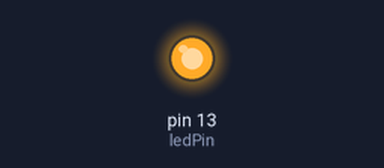
Recording of a sketch running on a simulated Arduino Uno, built with avr-gcc and run on an emulated ATmega328P. Shown: output pins drawn as LEDs (lit = HIGH).

Above: at 0.27 s.
At 13.4 s:
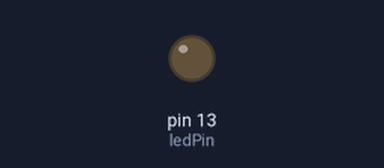
Timing chart, 0 to 18.7 s (numbered marks = the images above):
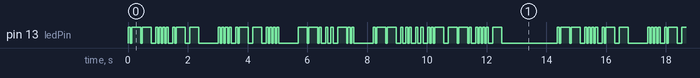

The sketch:

TZ_Assignment4Basic.ino
```cpp
/*
"What hath God wrought" in morse code
A · —
D — · ·
G — — ·
H · · · ·
O . space .
R · space · ·
T —
U · · —
W · — —
*/

// defining ledPin on pin no.13
const int ledPin = 13;


// Duration of blinks and pauses
int dah = 300;
int dit = 70;
int space = 50;
int letterSpace = 100;
int wordSpace = 600;

// setting pin 13 as output
void setup() {
  pinMode(ledPin, OUTPUT);
}


void loop() {

// Word WHAT ---------------------------------------------------------------

  // letter "W" = .--
  digitalWrite(ledPin, HIGH);
  delay(dit);
  digitalWrite(ledPin, LOW);
  delay(space);

  digitalWrite(ledPin, HIGH);
  delay(dah);
  digitalWrite(ledPin, LOW);
  delay(space);

  digitalWrite(ledPin, HIGH);
  delay(dah);
  digitalWrite(ledPin, LOW);
  delay(space);

  // letter space
  delay(letterSpace);

  // letter H = ....
  digitalWrite(ledPin, HIGH);
  delay(dit);
  digitalWrite(ledPin, LOW);
  delay(space);

  digitalWrite(ledPin, HIGH);
  delay(dit);
  digitalWrite(ledPin, LOW);
  delay(space);

  digitalWrite(ledPin, HIGH);
  delay(dit);
  digitalWrite(ledPin, LOW);
  delay(space);

  digitalWrite(ledPin, HIGH);
  delay(dit);
  digitalWrite(ledPin, LOW);
  delay(space);

  // letter space
  delay(letterSpace);

 // letter A = .-
    digitalWrite(ledPin, HIGH);
    delay(dit);
    digitalWrite(ledPin, LOW);
    delay(space);

    digitalWrite(ledPin, HIGH);
    delay(dah);
    digitalWrite(ledPin, LOW);
    delay(space);

  // letter space
  delay(letterSpace);

  // letter T = -
  digitalWrite(ledPin, HIGH);
  delay(dah);
  digitalWrite(ledPin, LOW);
  delay(space);

  // word HATH --------------------------------------------------------------
  delay(wordSpace);

  // letter H = ....
  digitalWrite(ledPin, HIGH);
  delay(dit);
  digitalWrite(ledPin, LOW);
  delay(space);

  digitalWrite(ledPin, HIGH);
  delay(dit);
  digitalWrite(ledPin, LOW);
  delay(space);

  digitalWrite(ledPin, HIGH);
  delay(dit);
  digitalWrite(ledPin, LOW);
  delay(space);

  digitalWrite(ledPin, HIGH);
  delay(dit);
  digitalWrite(ledPin, LOW);
  delay(space);

  // letter space
  delay(letterSpace);

  // letter A = .-
  digitalWrite(ledPin, HIGH);
  delay(dit);
  digitalWrite(ledPin, LOW);
  delay(space);

  digitalWrite(ledPin, HIGH);
  delay(dah);
  digitalWrite(ledPin, LOW);
  delay(space);

  // letter space
  delay(letterSpace);

  // letter T = -
  digitalWrite(ledPin, HIGH);
  delay(dah);
  digitalWrite(ledPin, LOW);
  delay(space);

  // letter space
  delay(letterSpace);

  // letter H = ....
  digitalWrite(ledPin, HIGH);
  delay(dit);
  digitalWrite(ledPin, LOW);
  delay(space);

  digitalWrite(ledPin, HIGH);
  delay(dit);
  digitalWrite(ledPin, LOW);
  delay(space);

  digitalWrite(ledPin, HIGH);
  delay(dit);
  digitalWrite(ledPin, LOW);
  delay(space);

  digitalWrite(ledPin, HIGH);
  delay(dit);
  digitalWrite(ledPin, LOW);
  delay(space);

  // word GOD --------------------------------------------------------------
  delay(wordSpace);

  // letter G = --.
  digitalWrite(ledPin, HIGH);
  delay(dah);
  digitalWrite(ledPin, LOW);
  delay(space);

  digitalWrite(ledPin, HIGH);
  delay(dah);
  digitalWrite(ledPin, LOW);
  delay(space);

  digitalWrite(ledPin, HIGH);
  delay(dit);
  digitalWrite(ledPin, LOW);
  delay(space);

// letter space
  delay(letterSpace);

  // letter O = . .
  digitalWrite(ledPin, HIGH);
  delay(dit);
  digitalWrite(ledPin, LOW);
  delay(space);

  delay(space);

  digitalWrite(ledPin, HIGH);
  delay(dit);
  digitalWrite(ledPin, LOW);
  delay(space);

// letter space
  delay(letterSpace);

  // letter D = -..
  digitalWrite(ledPin, HIGH);
  delay(dah);
  digitalWrite(ledPin, LOW);
  delay(space);

  digitalWrite(ledPin, HIGH);
  delay(dit);
  digitalWrite(ledPin, LOW);
  delay(space);

  digitalWrite(ledPin, HIGH);
  delay(dit);
  digitalWrite(ledPin, LOW);
  delay(space);

  // word WROUGHT --------------------------------------------------------------
  delay(wordSpace);

  // letter "W" = .--
  digitalWrite(ledPin, HIGH);
  delay(dit);
  digitalWrite(ledPin, LOW);
  delay(space);

  digitalWrite(ledPin, HIGH);
  delay(dah);
  digitalWrite(ledPin, LOW);
  delay(space);

  digitalWrite(ledPin, HIGH);
  delay(dah);
  digitalWrite(ledPin, LOW);
  delay(space);

  // letter space
  delay(letterSpace);

  // letter R = . ..
  digitalWrite(ledPin, HIGH);
  delay(dit);
  digitalWrite(ledPin, LOW);
  delay(space);

  delay(space);

  digitalWrite(ledPin, HIGH);
  delay(dit);
  digitalWrite(ledPin, LOW);
  delay(space);

  digitalWrite(ledPin, HIGH);
  delay(dit);
  digitalWrite(ledPin, LOW);
  delay(space);

// letter space
  delay(letterSpace);

  // letter O = . .
  digitalWrite(ledPin, HIGH);
  delay(dit);
  digitalWrite(ledPin, LOW);
  delay(space);

  delay(space);

  digitalWrite(ledPin, HIGH);
  delay(dit);
  digitalWrite(ledPin, LOW);
  delay(space);

// letter space
  delay(letterSpace);

  // letter U = ..-
  digitalWrite(ledPin, HIGH);
  delay(dit);
  digitalWrite(ledPin, LOW);
  delay(space);

  digitalWrite(ledPin, HIGH);
  delay(dit);
  digitalWrite(ledPin, LOW);
  delay(space);

  digitalWrite(ledPin, HIGH);
  delay(dah);
  digitalWrite(ledPin, LOW);
  delay(space);

// letter space
  delay(letterSpace);

  // letter G = --.
  digitalWrite(ledPin, HIGH);
  delay(dah);
  digitalWrite(ledPin, LOW);
  delay(space);

  digitalWrite(ledPin, HIGH);
  delay(dah);
  digitalWrite(ledPin, LOW);
  delay(space);

  digitalWrite(ledPin, HIGH);
  delay(dit);
  digitalWrite(ledPin, LOW);
  delay(space);

// letter space
  delay(letterSpace);

  // letter H = ....
  digitalWrite(ledPin, HIGH);
  delay(dit);
  digitalWrite(ledPin, LOW);
  delay(space);

  digitalWrite(ledPin, HIGH);
  delay(dit);
  digitalWrite(ledPin, LOW);
  delay(space);

  digitalWrite(ledPin, HIGH);
  delay(dit);
  digitalWrite(ledPin, LOW);
  delay(space);

  digitalWrite(ledPin, HIGH);
  delay(dit);
  digitalWrite(ledPin, LOW);
  delay(space);

// letter space
  delay(letterSpace);

  // letter T = -
  digitalWrite(ledPin, HIGH);
  delay(dah);
  digitalWrite(ledPin, LOW);
  delay(space);

// pause before repeat
delay(wordSpace);
delay(wordSpace);
delay(wordSpace);

  }
```

Measured:
- by itself, pin 13 (ledPin): moves between LOW and HIGH, repeating every 14.4 s
- by itself, everything shown: repeats every 14.4 s, in 96 steps
